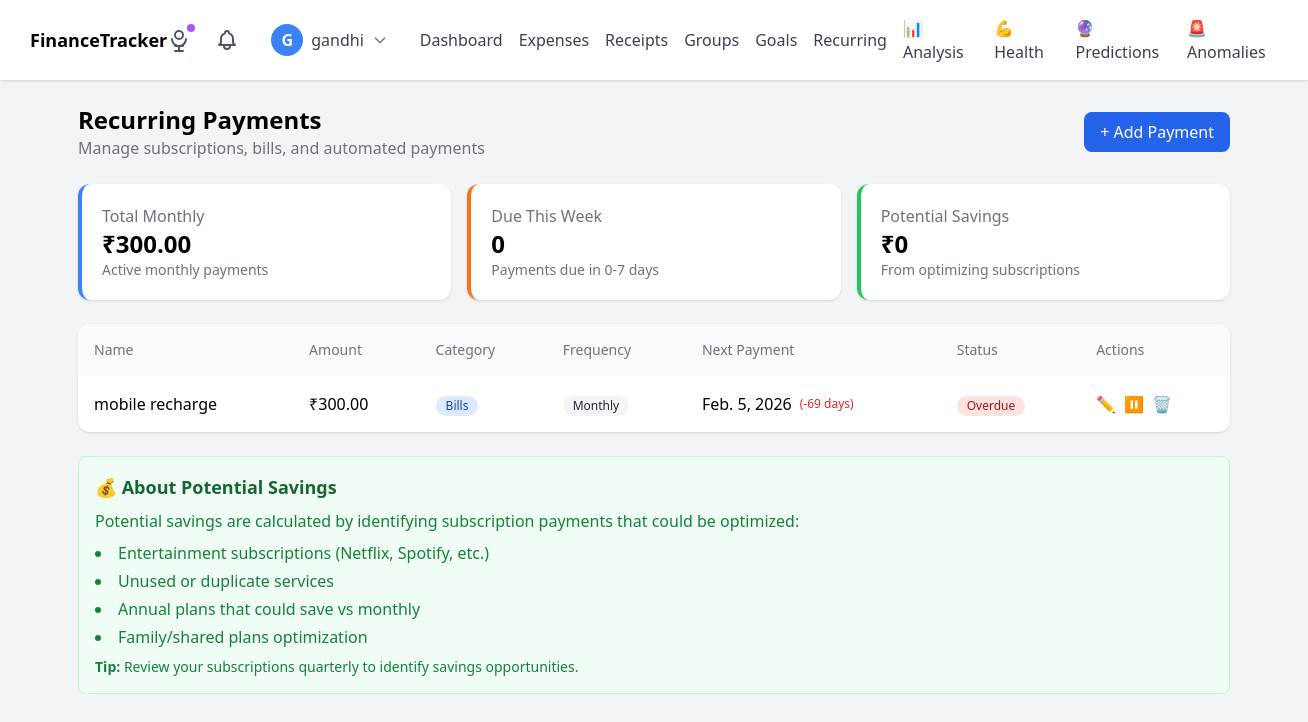
The app's page /recurring/ (signed in) with its own data.
### recurring/models.py (models this page shows, shortened)
class RecurringPayment(models.Model):
    FREQUENCY_CHOICES = [
        ('daily', 'Daily'),
        ('weekly', 'Weekly'),
        ('monthly', 'Monthly'),
        ('yearly', 'Yearly'),
    ]
    CATEGORY_CHOICES = [
        ('rent', 'Rent'),
        ('entertainment', 'Entertainment'),
        ('bills', 'Bills'),
        ('insurance', 'Insurance'),
        ('loan', 'Loan'),
        ('subscription', 'Subscription'),
        ('other', 'Other'),
    ]
    user = models.ForeignKey(User, on_delete=models.CASCADE, related_name='recurring_payments')
    name = models.CharField(max_length=100)
    amount = models.DecimalField(max_digits=10, decimal_places=2)
    category = models.CharField(max_length=20, choices=CATEGORY_CHOICES, default='other')
    frequency = models.CharField(max_length=10, choices=FREQUENCY_CHOICES, default='monthly')
    next_payment_date = models.DateField()
    is_active = models.BooleanField(default=True)
    created_at = models.DateTimeField(auto_now_add=True)
    notes = models.TextField(blank=True)
    def days_until_due(self):
        from django.utils.timezone import now
        return (self.next_payment_date - now().date()).days

### recurring/views.py (the view)
# urls.py: path('', views.recurring_dashboard, name='dashboard'),
@login_required
def recurring_dashboard(request):
    payments = RecurringPayment.objects.filter(user=request.user).order_by('-created_at')
    total_monthly = sum(
        p.amount for p in payments
        if p.frequency == 'monthly' and p.is_active
    )
    due_this_week = [
        p for p in payments
        if p.is_active and 0 <= p.days_until_due() <= 7
    ]
    potential_savings = sum(
        p.amount * Decimal('0.1') for p in payments
        if p.category == 'subscription' and p.is_active
    )
    return render(request, 'recurring/dashboard.html', {
        'payments': payments,
        'total_monthly': total_monthly,
        'due_this_week_count': len(due_this_week),
        'due_this_week': due_this_week,
        'potential_savings': round(potential_savings, 2)
    })

### reminders/context_processors.py (called while the page is built)
def pending_reminders_count(request):
    if request.user.is_authenticated:
        return {
            'pending_reminders_count': Reminder.objects.filter(
                user=request.user,
                status='pending',
                in_app_notified=False
            ).count()
        }
    return {'pending_reminders_count': 0}

### templates/recurring/dashboard.html (shortened to what this page needs)
{% extends "expenses/base.html" %}
{% block content %}
<div class="max-w-6xl mx-auto">
    <div class="flex justify-between items-center mb-6">
        <div>
            <h1 class="text-2xl font-semibold">Recurring Payments</h1>
            <p class="text-gray-500">Manage subscriptions, bills, and automated payments</p>
        </div>
        <button onclick="openPaymentModal()"
            class="bg-blue-600 hover:bg-blue-700 text-white px-4 py-2 rounded-lg">
            + Add Payment
        </button>
    </div>
    <div class="grid grid-cols-1 md:grid-cols-3 gap-4 mb-6">
        <div class="bg-white p-5 rounded-xl border-l-4 border-blue-500 shadow">
            <p class="text-gray-500">Total Monthly</p>
            <p class="text-2xl font-bold">₹{{ total_monthly }}</p>
            <p class="text-sm text-gray-500">Active monthly payments</p>
        </div>
        <div class="bg-white p-5 rounded-xl border-l-4 border-orange-500 shadow">
            <p class="text-gray-500">Due This Week</p>
            <p class="text-2xl font-bold">{{ due_this_week_count }}</p>
            <p class="text-sm text-gray-500">Payments due in 0-7 days</p>
        </div>
        <div class="bg-white p-5 rounded-xl border-l-4 border-green-500 shadow">
            <p class="text-gray-500">Potential Savings</p>
            <p class="text-2xl font-bold">₹{{ potential_savings }}</p>
            <p class="text-sm text-gray-500">From optimizing subscriptions</p>
        </div>
    </div>
    <div class="bg-white rounded-xl shadow overflow-hidden mb-6">
        <div class="overflow-x-auto">
            <table class="w-full">
                <thead class="bg-gray-50">
                    <tr>
                        <th class="p-4 text-left text-sm font-medium text-gray-500">Name</th>
                        <th class="p-4 text-left text-sm font-medium text-gray-500">Amount</th>
                        <th class="p-4 text-left text-sm font-medium text-gray-500">Category</th>
                        <th class="p-4 text-left text-sm font-medium text-gray-500">Frequency</th>
                        <th class="p-4 text-left text-sm font-medium text-gray-500">Next Payment</th>
                        <th class="p-4 text-left text-sm font-medium text-gray-500">Status</th>
                        <th class="p-4 text-left text-sm font-medium text-gray-500">Actions</th>
                    </tr>
                </thead>
                <tbody class="divide-y divide-gray-200">
                    {% for payment in payments %}
                    <tr class="hover:bg-gray-50 {% if not payment.is_active %}opacity-60{% endif %}">
                        <td class="p-4">
                            <div class="font-medium">{{ payment.name }}</div>
                        </td>
                        <td class="p-4 font-medium">₹{{ payment.amount }}</td>
                        <td class="p-4">
                            <span class="inline-flex items-center px-2.5 py-0.5 rounded-full text-xs font-medium
                                {% if payment.category == 'subscription' %}bg-purple-100 text-purple-800
                                {% elif payment.category == 'entertainment' %}bg-pink-100 text-pink-800
                                {% elif payment.category == 'bills' %}bg-blue-100 text-blue-800
                                {% elif payment.category == 'rent' %}bg-green-100 text-green-800
                                {% else %}bg-gray-100 text-gray-800{% endif %}">
                                {{ payment.get_category_display }}
                            </span>
                        </td>
                        <td class="p-4">
                            <span class="inline-flex items-center px-2.5 py-0.5 rounded-full text-xs font-medium bg-gray-100 text-gray-800">
                                {{ payment.get_frequency_display }}
                            </span>
                        </td>
                        <td class="p-4">
                            <div class="flex items-center">
                                {{ payment.next_payment_date }}
                                {% if payment.days_until_due <= 3 and payment.is_active %}
                                <span class="ml-2 text-xs text-red-600">({{ payment.days_until_due }} days)</span>
                                {% endif %}
                            </div>
                        </td>
                        <td class="p-4">
                            {% if payment.is_active %}
                            <span class="inline-flex items-center px-2.5 py-0.5 rounded-full text-xs font-medium
                                {% if payment.days_until_due < 0 %}bg-red-100 text-red-800
                                {% elif payment.days_until_due <= 3 %}bg-orange-100 text-orange-800
                                {% elif payment.days_until_due <= 7 %}bg-yellow-100 text-yellow-800
                                {% else %}bg-green-100 text-green-800{% endif %}">
                                {% if payment.days_until_due < 0 %}Overdue
                                {% elif payment.days_until_due == 0 %}Due Today
                                {% elif payment.days_until_due <= 7 %}Due Soon
                                {% else %}Active{% endif %}
                            </span>
                            {% else %}
                            <span class="inline-flex items-center px-2.5 py-0.5 rounded-full text-xs font-medium bg-gray-100 text-gray-800">
                                Paused
                            </span>
                            {% endif %}
                        </td>
                        <td class="p-4">
                            <div class="flex space-x-2">
                                <button onclick="openEditPaymentModal(
                                    {{ payment.id }},
                                    '{{ payment.name|escapejs }}',
                                    {{ payment.amount }},
                                    '{{ payment.category }}',
                                    '{{ payment.frequency }}',
                                    '{{ payment.next_payment_date|date:"Y-m-d" }}',
                                    '{{ payment.notes|escapejs }}'
                                )" class="text-blue-600 hover:text-blue-800">
                                    ✏️
                                </button>
                                <form method="post" action="{% url 'recurring:toggle_active' payment.id %}" class="inline">
                                    <button type="submit" class="text-orange-600 hover:text-orange-800">
                                        {% if payment.is_active %}⏸️{% else %}▶️{% endif %}
                                    </button>
                                </form>
                                <form method="post" action="{% url 'recurring:delete' payment.id %}" class="inline"
                                      onsubmit="return confirm('Delete this recurring payment?');">
                                    <button type="submit" class="text-red-600 hover:text-red-800">
                                        🗑️
                                    </button>
                                </form>
                            </div>
                        </td>
                    </tr>
                    {% endfor %}
                </tbody>
            </table>
        </div>
    </div>
    <div class="bg-green-50 border border-green-200 rounded-lg p-4 mb-6">
        <h3 class="text-lg font-semibold text-green-800 mb-2">💰 About Potential Savings</h3>
        <p class="text-green-700 mb-2">
            Potential savings are calculated by identifying subscription payments that could be optimized:
        </p>
        <ul class="text-green-700 list-disc list-inside space-y-1">
            <li>Entertainment subscriptions (Netflix, Spotify, etc.)</li>
            <li>Unused or duplicate services</li>
            <li>Annual plans that could save vs monthly</li>
            <li>Family/shared plans optimization</li>
        </ul>
        <p class="text-green-700 mt-2 text-sm">
            <strong>Tip:</strong> Review your subscriptions quarterly to identify savings opportunities.
        </p>
    </div>
</div>
{% endblock %}

### templates/expenses/base.html (shortened to what this page needs)
{% load static %}
<!doctype html>
<html lang="en">
<head>
  <script src="https://cdn.tailwindcss.com"></script>
</head>
<body class="bg-gray-100 min-h-screen">
 <nav class="bg-white shadow">
  <div class="container mx-auto px-4 py-4 flex justify-between items-center">
    <a href="{% url 'home' %}" class="font-bold text-lg">
      FinanceTracker
    </a>
    {% if user.is_authenticated %}
    <div class="flex items-center space-x-6">
      <a href="{% url 'expenses:voice_test' %}" class="relative group">
        <span class="absolute -top-1 -right-1 w-2 h-2 bg-purple-500 rounded-full animate-pulse"></span>
      </a>
      <a href="{% url 'reminders:notifications' %}" class="relative">
      </a>
      <div class="relative">
        <button onclick="toggleUserMenu()" class="flex items-center space-x-2 focus:outline-none hover:bg-gray-50 px-2 py-1 rounded-lg transition">
          <div class="w-8 h-8 bg-blue-500 rounded-full flex items-center justify-center text-white font-semibold">
            {{ user.username|first|upper }}
          </div>
          <span class="text-gray-700 font-medium">{{ user.username }}</span>
          <svg class="w-4 h-4 text-gray-500" fill="none" stroke="currentColor" viewBox="0 0 24 24">
            <path stroke-linecap="round" stroke-linejoin="round" stroke-width="2" d="M19 9l-7 7-7-7"></path>
          </svg>
        </button>
      </div>
      <div class="hidden lg:flex items-center space-x-4 text-gray-700">
        <a href="{% url 'expenses:dashboard' %}" class="hover:text-blue-600">Dashboard</a>
        <a href="{% url 'expenses:expense_list' %}" class="hover:text-blue-600">Expenses</a>
        <a href="{% url 'expenses:receipt_list' %}" class="hover:text-blue-600">Receipts</a>
        <a href="{% url 'groups:group_list' %}" class="hover:text-blue-600">Groups</a>
        <a href="{% url 'goals:goals_dashboard' %}" class="hover:text-blue-600">Goals</a>
        <a href="{% url 'recurring:dashboard' %}" class="hover:text-blue-600">Recurring</a>
        <a href="{% url 'expenses:analysis_dashboard' %}" class="hover:text-blue-600 {% if request.path == '/analysis/' %}text-blue-600 font-semibold{% endif %}">
          📊 Analysis
        </a>
        <a href="{% url 'expenses:financial_health' %}" class="hover:text-blue-600">💪 Health</a>
        <a href="{% url 'expenses:prediction_dashboard' %}" class="hover:text-blue-600">🔮 Predictions</a>
        <a href="{% url 'expenses:anomaly_dashboard' %}" class="hover:text-blue-600">🚨 Anomalies</a>
      </div>
    </div>
    {% endif %}
  </div>
</nav>
<main class="container mx-auto px-4 py-6">
  {% block content %}{% endblock %}
</main>
</body>
</html>

### templates/expenses/base.html (style rules this page uses)
.transition { transition: all 0.2s ease; }

### records on screen
RecurringPayment: name "mobile recharge", amount "300.00", category "Bills", frequency "Monthly", next_payment_date "Feb. 5, 2026", days_until_due "-69", is_active "Overdue"

### other values on screen
{{ user.username|first|upper }} "G"
{{ user.username }} "gandhi"
{{ total_monthly }} "300.00"
{{ due_this_week_count }} "0"
{{ potential_savings }} "0"
